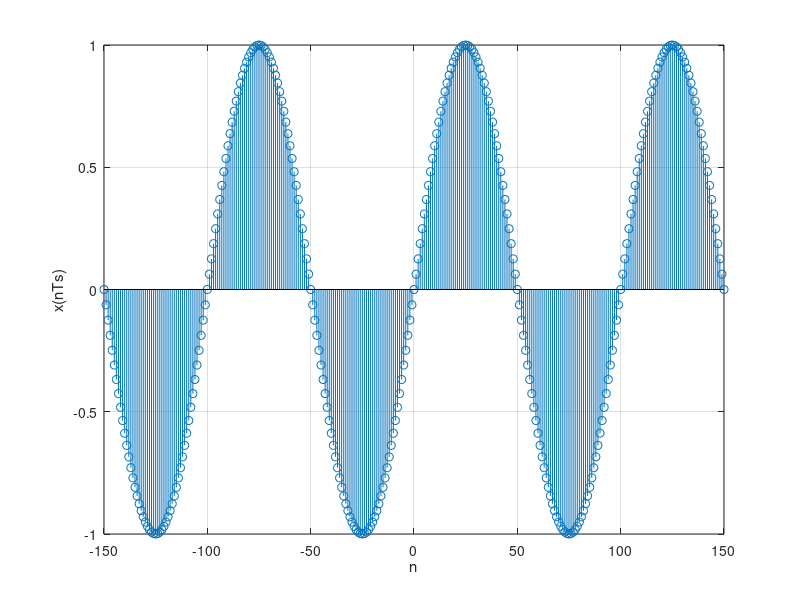

Write the MATLAB code that produced this figure.
close all;
clear variables;
clc;

T=1; % This is arbitrary
omega=2*pi/T;
Ts=T/100;
tmin=-3*T/2;
tmax=3*T/2;
N=tmax/Ts;
n=-N:N;
x=sin(omega*n*Ts);

figure();
stem(n,x);
xlabel('n');
ylabel('x(nTs)');
grid on;


